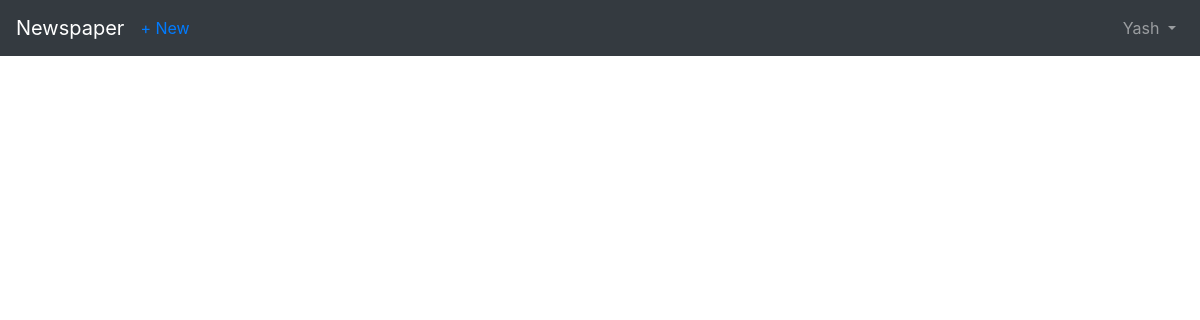
Page /articles/ (signed in) on the earlier database version.
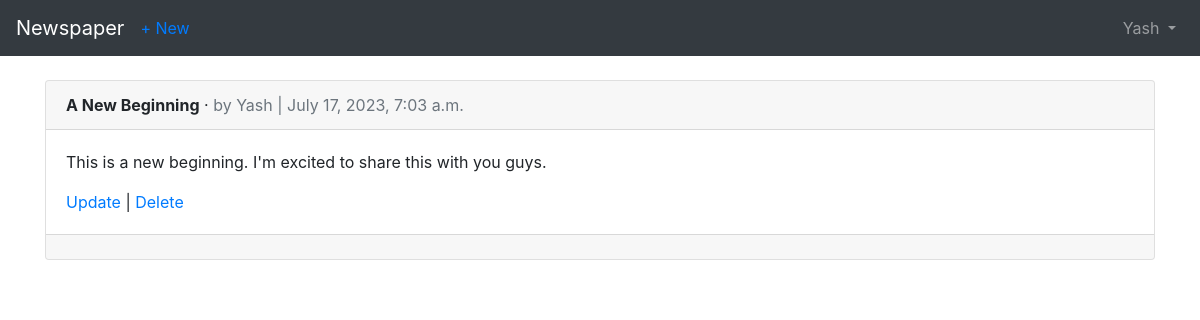
Same page on the later database version.
### users/models.py (models this page shows)
class CustomUser(AbstractUser):
    age = models.PositiveIntegerField(null=True, blank=True)

### articles/models.py (models this page shows, shortened)
class Article(models.Model):
    title = models.CharField(max_length=100)
    body = models.TextField()
    date = models.DateTimeField(auto_now_add=True)
    author = models.ForeignKey(
        get_user_model(),
        on_delete=models.CASCADE
    )

### articles/views.py (the view)
# urls.py: path('', ArticleListView.as_view(), name='article_list'),
class ArticleListView(LoginRequiredMixin, ListView):
    model = Article
    template_name = 'article_list.html'
    login_url = 'login'

### templates/article_list.html (shortened to what this page needs)
{% extends 'base.html' %}
{% block content %}
{% for article in object_list %}
<div class="card">
    <div class="card-header">
        <span class="font-weight-bold">{{ article.title }}</span> &middot;
        <span class="text-muted">by {{ article.author }} |
 {{ article.date }}</span>
    </div>
    <div class="card-body">
       <p>{{ article.body }}</p>
        <a href="{% url 'article_update' article.pk%}">Update</a> | <a href="{% url 'article_delete' article.pk%}">Delete</a>
    </div>
    <div class="card-footer">
    </div>
</div>
<br/>
{% endfor %}
{% endblock content %}

### templates/base.html (shortened to what this page needs)
<!doctype html>
<html lang="en">
<head>
    <link rel="stylesheet" href="https://cdn.jsdelivr.net/npm/bootstrap@4.6.2/dist/css/bootstrap.min.css"
>
</head>
<body>
<nav class="navbar navbar-expand-md navbar-dark bg-dark mb-4">
    <a class="navbar-brand" href="{% url 'home' %}">Newspaper</a>
    <div class="collapse navbar-collapse" id="navbarCollapse">
        {% if user.is_authenticated %}
        <ul class="navbar-nav mr-auto">
            <li class="nav-item"><a href="{% url 'article_new' %}">+ New</a></li>
        </ul>
        <ul class="navbar-nav ml-auto">
            <li class="nav-item">
                <a class="nav-link dropdown-toggle" href="#" id="userMenu"
                   data-toggle="dropdown" aria-haspopup="true"
                   aria-expanded="false">
                    {{ user.username }}
                </a>
            </li>
        </ul>
        {% endif %}
    </div>
</nav>
<div class="container">
    {% block content %}
    {% endblock content %}
</div>
</body>
</html>

Differences in the rows shown:
added Article: title "A New Beginning", author "Yash", date "July 17, 2023, 7:03 a.m.", body "This is a new beginning. I'm excited to share this with you guys."
